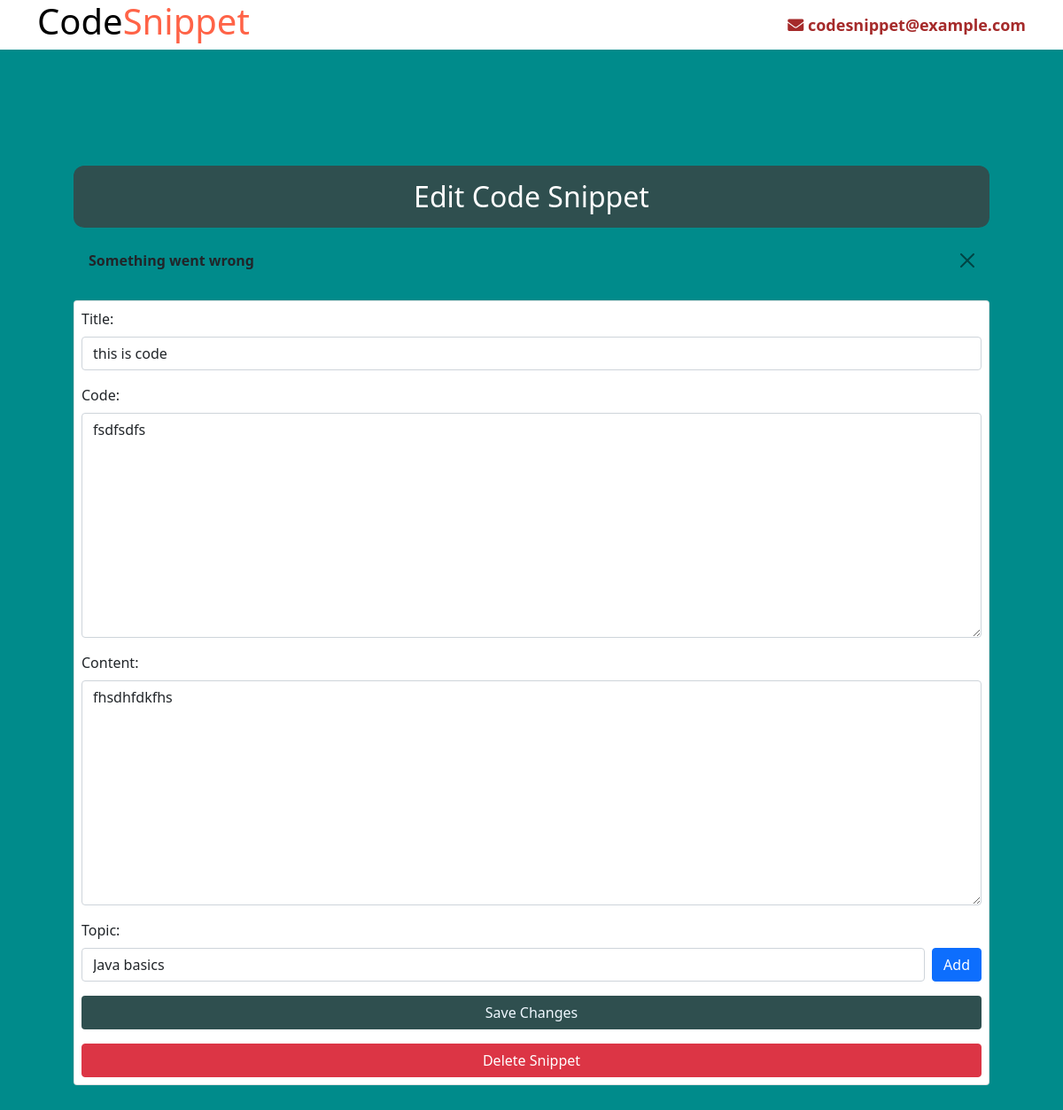
The app's page /codes/1/ with its own data.
### app/models.py (models this page shows, shortened)
class CodeSnippet(models.Model):
    code_id = models.AutoField(primary_key=True)
    title = models.CharField(max_length=100)
    code = models.TextField()
    content = models.TextField()
    topic = models.ForeignKey(Topics,on_delete= models.CASCADE)
    user = models.ForeignKey(User,on_delete=models.CASCADE,default=1)

class Topics(models.Model):
    topic = models.CharField(max_length=100)
    language = models.ForeignKey(Language,on_delete=models.CASCADE)
    def __str__(self):
        return self.topic

### admin_user/views.py (the view)
# urls.py: path('codes/<int:code_id>/',CodeSingle),
def CodeSingle(request, code_id):
    snippet = get_object_or_404(CodeSnippet, code_id=code_id)
    if request.method == 'POST':
        if 'delete' in request.POST:
            snippet.delete()
            messages.success(request, "Code is Deleted successfully.")
            return redirect('/homepage/')  # Redirect to the homepage or another page after deletion
        form = CodeSnippetForm(request.POST, instance=snippet)
        if form.is_valid():
            form.save()
            messages.success(request, "Code is edited successfully.")
            return redirect('/homepage/')  # Redirect to a detail view or another page
    else:
        messages.error(request, "Something went wrong")
        form = CodeSnippetForm(instance=snippet)
    return render(request, 'user/singleCode.html', {'form': form, 'snippet': snippet})

### admin_user/forms.py
class CodeSnippetForm(forms.ModelForm):
    class Meta:
        model = CodeSnippet
        fields = ['title', 'code', 'content', 'topic']
        widgets = {
            'title': forms.TextInput(attrs={'class': 'form-control'}),
            'code': forms.Textarea(attrs={'class': 'form-control'}),
            'content': forms.Textarea(attrs={'class': 'form-control'}),
            'topic': forms.Select(attrs={'class': 'form-control'}),
        }

### templates/user/singleCode.html (shortened to what this page needs)
<!DOCTYPE html>
<html lang="en">
<head>
    <link href="https://cdn.jsdelivr.net/npm/bootstrap@5.0.2/dist/css/bootstrap.min.css" rel="stylesheet"
>
    <link href="https://cdnjs.cloudflare.com/ajax/libs/font-awesome/5.15.3/css/all.min.css" rel="stylesheet">
</head>
<body>
    <div class="container">
        <div class="row justify-content-between align-items-center">
            <div class="col-md-6">
                <h1><span style="color: black;">Code</span><span style="color: tomato;">Snippet</span></h1>
            </div>
            <div class="col-md-6">
                <p class="mb-0 text-end" style="color: brown; font-size: large; font-weight: bold;">
                    <i class="fas fa-envelope"></i> codesnippet@example.com
                </p>
            </div>
        </div>
    </div>
    <div style="background-color: darkcyan; padding: 75px;">
        <div class="container p-2 mt-5">
            <div class="row">
                <div class="col-md-12">
                    <h2 class="text-white text-center p-3"
                        style="background-color: darkslategray; border-radius: 12px;">
                        Edit Code Snippet</h2>
                    {% for message in messages %}
                    <div class="alert alert-{{ message.tags }} alert-dismissible fade show" role="alert">
                        <strong>{{ message }} </strong>
                        <button type="button" class="btn-close" data-bs-dismiss="alert" aria-label="Close"></button>
                    </div>
                    {% endfor %}
                    <div class="card p-2">
                        <form method="post" id="snippet-form">
                            <div class="mb-3">
                                <label for="{{ form.title.id_for_label }}" class="form-label">Title:</label>
                                {{ form.title }}
                            </div>
                            <div class="mb-3">
                                <label for="{{ form.code.id_for_label }}" class="form-label">Code:</label>
                                {{ form.code }}
                            </div>
                            <div class="mb-3">
                                <label for="{{ form.content.id_for_label }}" class="form-label">Content:</label>
                                {{ form.content }}
                            </div>
                            <div class="mb-3">
                                <label for="{{ form.topic.id_for_label }}" class="form-label">Topic:</label>
                                <div class="d-flex">
                                    {{ form.topic }}
                                    <button type="button" class="btn btn-primary ms-2" onclick="openAddTopicModal()">
                                        Add
                                    </button>
                                </div>
                            </div>
                            <div class="d-grid gap-2">
                                <button class="btn" style="background-color: darkslategray; color: aliceblue;"
                                    type="submit">Save Changes</button>
                            </div>
                        </form>
                        <form method="post" id="delete-form" class="mt-3">
                            <div class="d-grid gap-2">
                                <button class="btn btn-danger" type="submit">Delete Snippet</button>
                            </div>
                        </form>
                    </div>
                </div>
            </div>
        </div>
    </div>
</body>
</html>

### records on screen
CodeSnippet: title "this is code", code "fsdfsdfs", content "fhsdhfdkfhs"
Topics: topic "Java basics"

### other values on screen
{{ message }} "Something went wrong"
